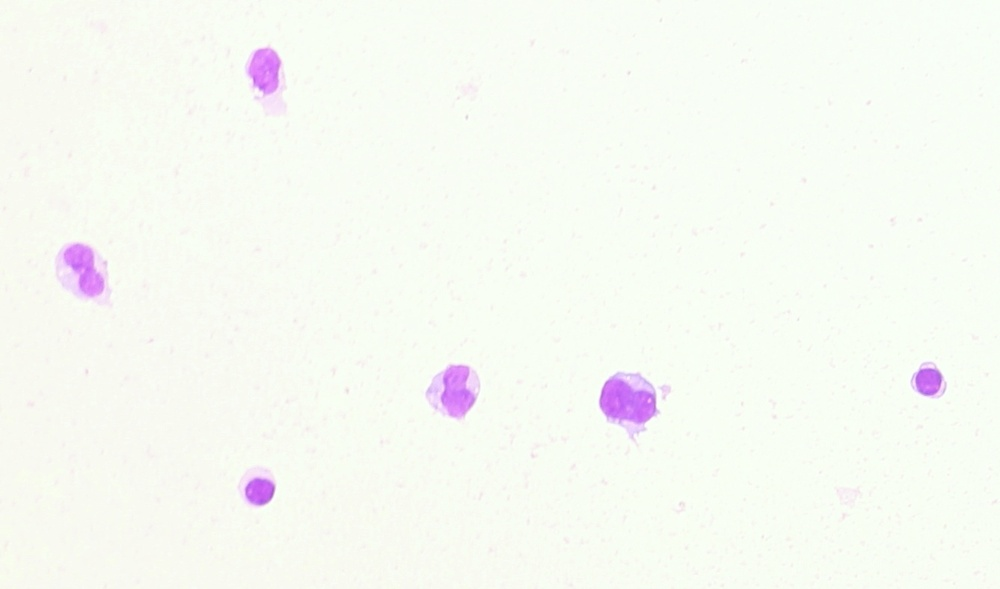
#> input picture data/img2.jpg, 1000 x 589 px, shrunk from 1337 x 788 before the run, found by its file name
$ python classic.py   (older library calls are emulated)
#> lines starting #> are read from the running program, lines starting #| are printed output that depends on the picture; after the words box and inside, x2 and y2 are one past the last pixel; in counts of white or black regions, pixels touching at a corner belong together
import cv2
import numpy as np

# Loading the image
img = cv2.imread('data/img2.jpg')
#> img is the input picture: shape (589, 1000, 3); mean B, G, R 243.3, 250.2, 247.5

# preprocess the image
gray_img = cv2.cvtColor(img, cv2.COLOR_BGR2GRAY)

# Applying 7x7 Gaussian Blur
blurred = cv2.GaussianBlur(gray_img, (7, 7), 0)

# Applying threshold
threshold = cv2.threshold(
    blurred, 0, 255, cv2.THRESH_BINARY_INV | cv2.THRESH_OTSU)[1]
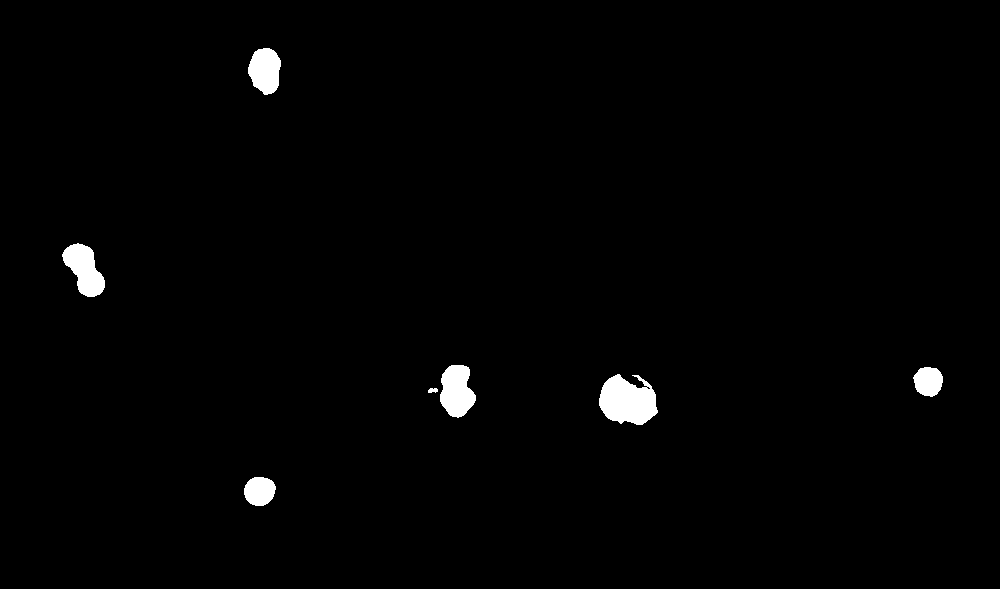
#> threshold: shape (589, 1000); 1.3% white; 7 white regions, largest, box (x1, y1, x2, y2) and area: (599, 374, 658, 425) 2168, (440, 365, 476, 418) 1391, (62, 243, 105, 297) 1375

# Apply the Component analysis function
analysis = cv2.connectedComponentsWithStats(threshold, 4, cv2.CV_32S)
(totalLabels, label_ids, values, centroid) = analysis
#> label_ids: shape (589, 1000) int32; 8 distinct labels, from 0 to 7
#> totalLabels = 8; values = [[0, 0, 1000, 589, 581436], [248, 48, 33, 47, 1167], [62, 243, 43, 54, 1375], [440, 365, 36, 53, 1391], [913, 367, 30, 30, 690], [599, 374, 59, 51, 2168], [428, 388, 10, 5, 40], [244, 477, 32, 29, 733]]; centroid = [[500.4, 293.5], [264.7, 70.04], [83.99, 269.1], [456.4, 390.6], [928, 381], [627.3, 400.6], [432.4, 390], [259.2, 490.7]]

# Initialize a new image to store the merged components
merged_components = np.zeros(img.shape, dtype="uint8")

# Loop through each component
for i in range(1, totalLabels):
    # Create a new image for the component figure
    component_figure = np.zeros(img.shape, dtype="uint8")
    componentMask = (label_ids == i).astype("uint8") * 255

    # Apply the mask using the bitwise operator
    component_figure = cv2.bitwise_and(img, cv2.merge(
        [componentMask, componentMask, componentMask]))

    # Merge the current component with the merged components image
    merged_components = cv2.bitwise_or(merged_components, cv2.merge(
        [componentMask, componentMask, componentMask]))

    # Display the component figure
    cv2.imshow(f"Component {i}", component_figure)
#> this loop made 7 passes
#> pass 1, `componentMask = (label_ids == i).astype("uint8") * 255`:
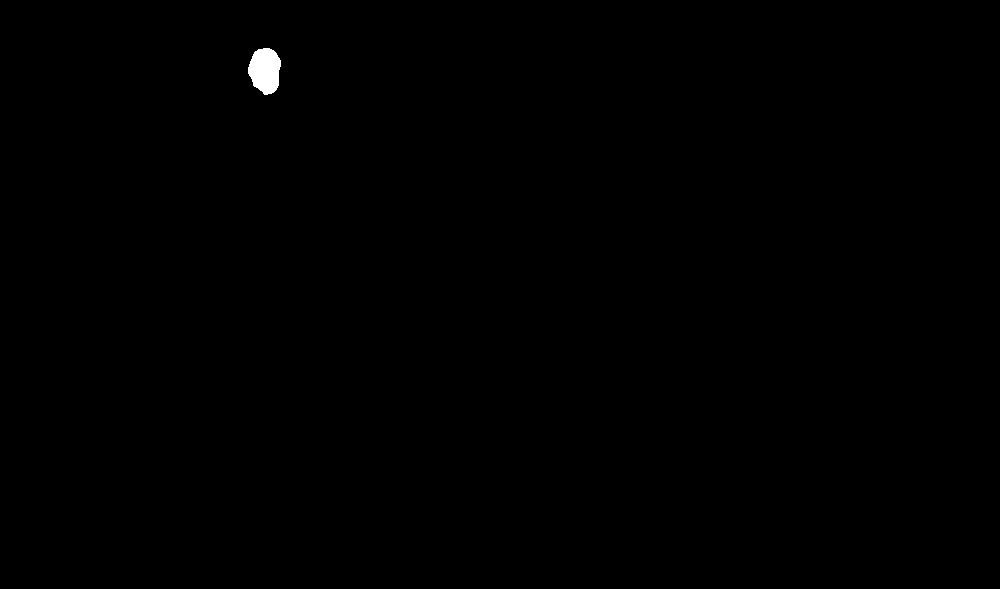
#> componentMask: shape (589, 1000); 0.2% white; 1 white region, box (x1, y1, x2, y2) and area: (248, 48, 281, 95) 1167
#> pass 2, `componentMask = (label_ids == i).astype("uint8") * 255`:
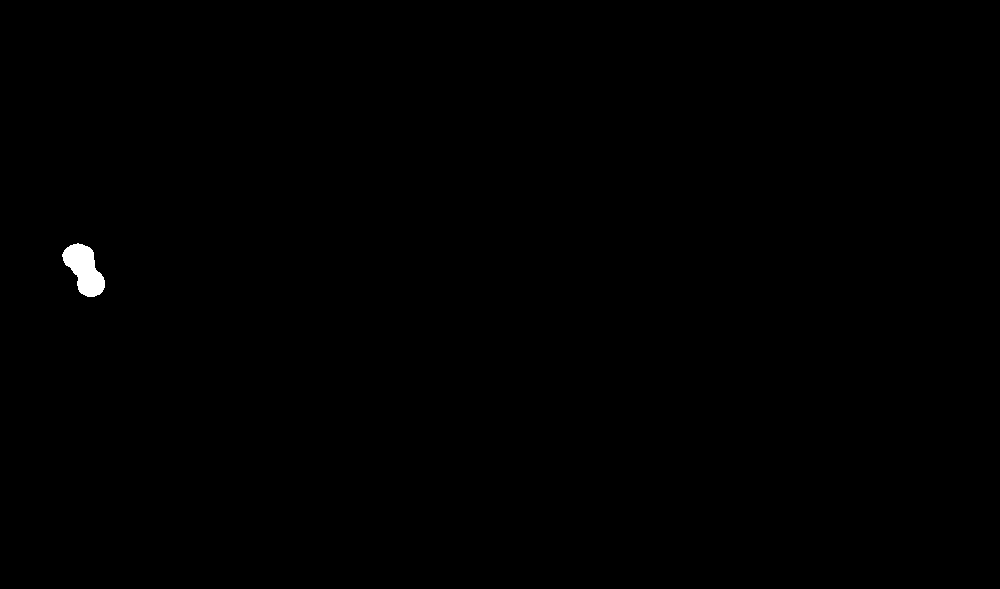
#> componentMask: shape (589, 1000); 0.23% white; 1 white region, box (x1, y1, x2, y2) and area: (62, 243, 105, 297) 1375

# Display the merged components on the input image
output = cv2.addWeighted(img, 0.7, merged_components, 0.3, 0)
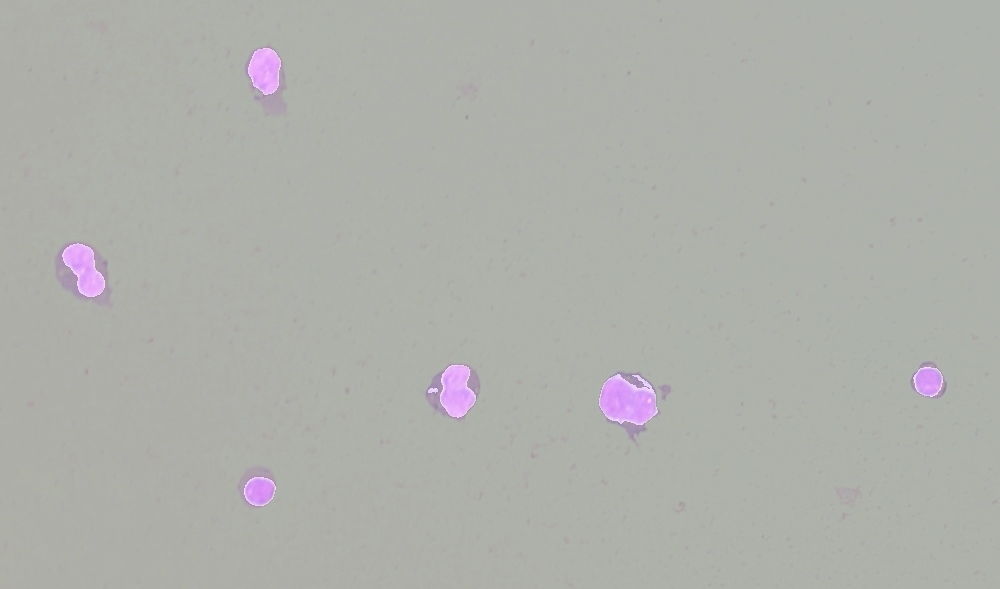
#> output: shape (589, 1000, 3); mean B, G, R 171.4, 176.1, 174.4

cv2.imshow("Merged Components", output)
cv2.waitKey(0)
cv2.destroyAllWindows()

$ run again, with data/img.jpg copied over data/img2.jpg
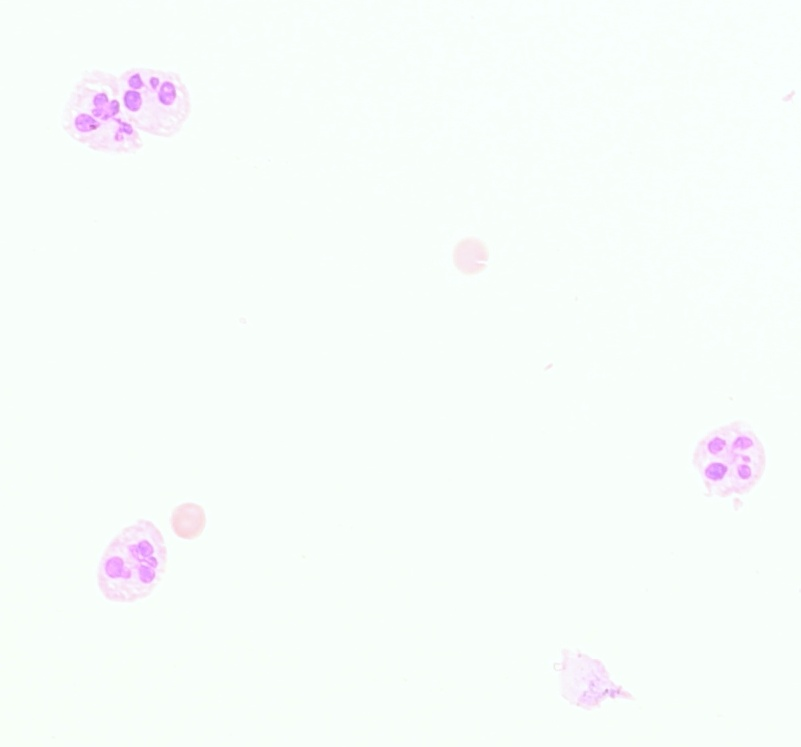
#> input picture data/img.jpg, 801 x 747 px, found by its file name
#> img is the input picture: shape (747, 801, 3); mean B, G, R 250.2, 252.9, 248
#> `threshold = cv2.threshold( blurred, 0, 255, cv2.THRESH_BINARY_INV | cv..`:
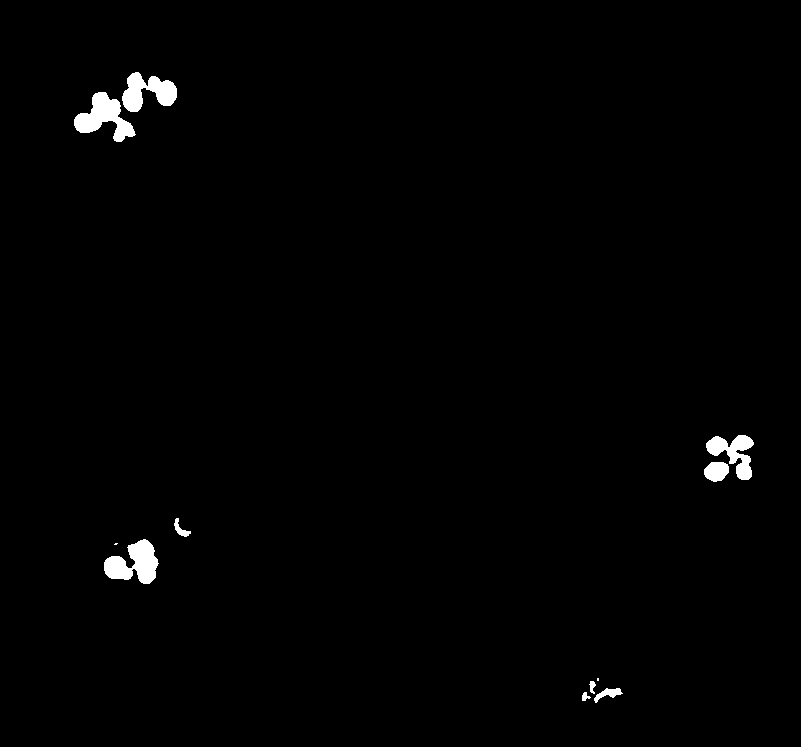
#> threshold: shape (747, 801); 1% white; 11 white regions (2 under 20 px), largest, box (x1, y1, x2, y2) and area: (74, 92, 136, 142) 1453, (104, 539, 159, 584) 1443, (122, 72, 177, 112) 1245
#> label_ids: shape (747, 801) int32; 12 distinct labels, from 0 to 11
#> totalLabels = 12; values = [[0, 0, 801, 747, 592352], [122, 72, 55, 40, 1245], [74, 92, 62, 50, 1453], [706, 435, 48, 45, 1037], [704, 462, 25, 20, 390], [174, 518, 17, 19, 126], [104, 539, 55, 45, 1443], [114, 543, 4, 2, 6], [597, 678, 2, 3, 6], [589, 681, 7, 13, 55], [594, 688, 29, 15, 186], [582, 692, 9, 9, 48]]; centroid = [[401.1, 373.4], [147.3, 91.4], [103.7, 117.2], [733.5, 452.7], [716.1, 470.9], [180.5, 528.9], [133.9, 563.1], [115.5, 543.5], [597.5, 679], [591.9, 686.3], [607.8, 693.3], [584.9, 696.3]]
#> `output = cv2.addWeighted(img, 0.7, merged_components, 0.3, 0)`:
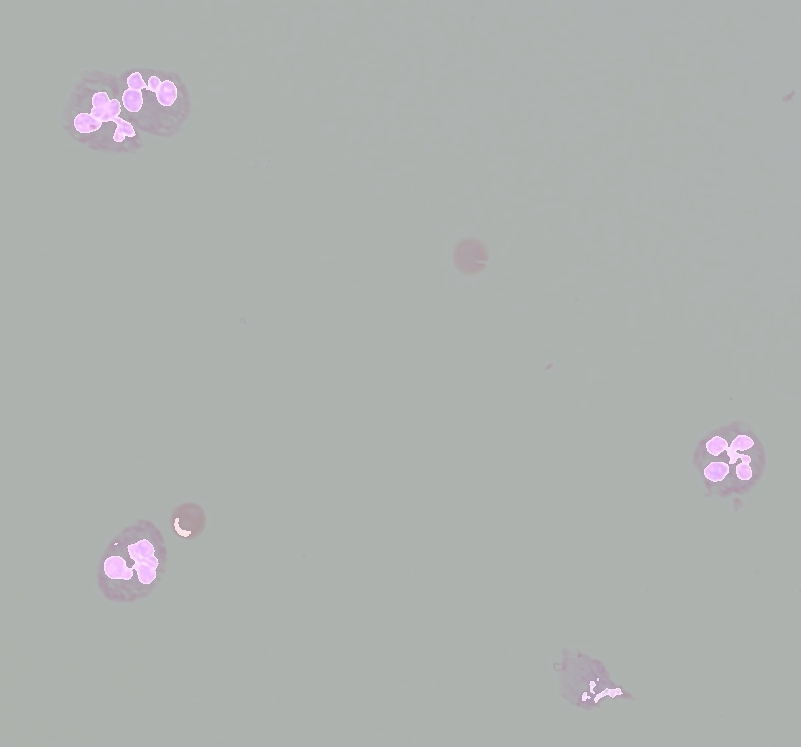
#> output: shape (747, 801, 3); mean B, G, R 175.9, 177.9, 174.7
